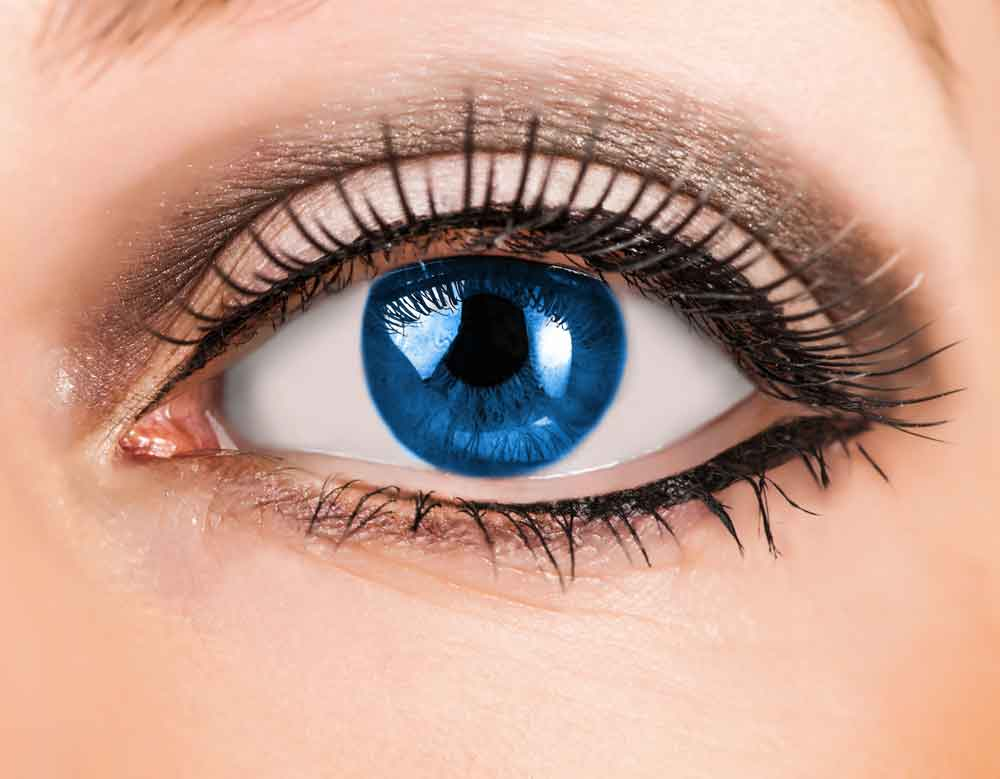
#> input picture Data/Eye.jpg, 1000 x 779 px
$ python -i object_measurement.py   (imports and definitions only)
#> lines starting #> are read from the running program, lines starting #| are printed output that depends on the picture; after the words box and inside, x2 and y2 are one past the last pixel; in counts of white or black regions, pixels touching at a corner belong together
import numpy as np
import pandas as pd
import cv2 as cv
import matplotlib.pyplot as plt

from Plot import plot_cv, plot_img

class ObjectMeasurement():
    def __init__(self, image, method = "min_area_rect"):
#> called with method = 'min_area_rect'
        self.img = image
        self.img_gray = cv.cvtColor(self.img, cv.COLOR_RGB2GRAY)
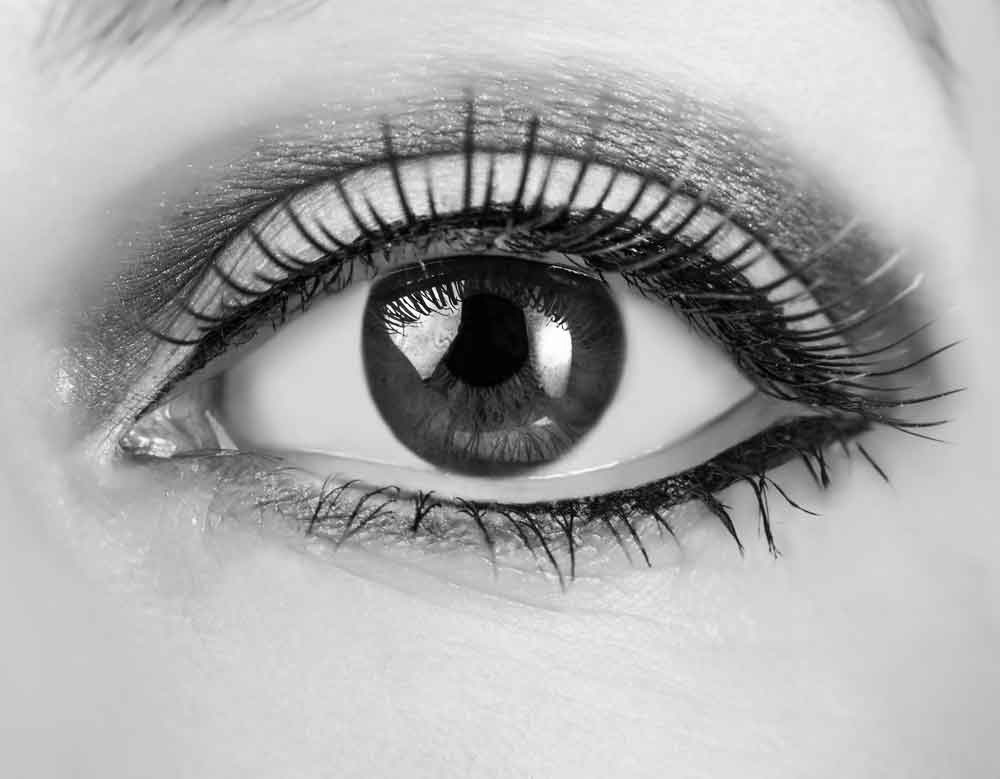
#> self.img_gray: shape (779, 1000); min 0, max 255, mean 169
        self.contours = None
        self.objects_info = []
        self.reference_obj = None
        self.pixel_cm = 5.0
        self.method = method

    def preprocess_image(self, blur_kernel=(7,7), morph_kernel=(5,5)):
#> called with blur_kernel = (7, 7), morph_kernel = (5, 5)
        self.blur = cv.GaussianBlur(self.img_gray, blur_kernel, 0)

        _, self.thresh = cv.threshold(self.blur, 0, 255, cv.THRESH_BINARY_INV + cv.THRESH_OTSU)
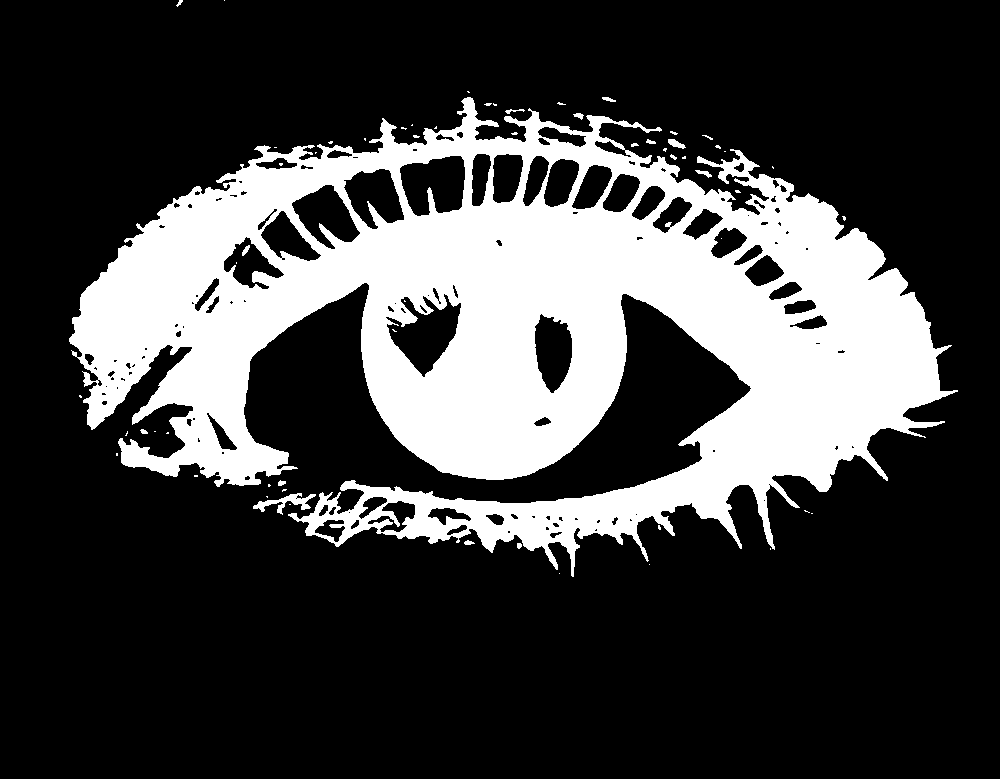
#> self.thresh: shape (779, 1000); 25.3% white; 60 white regions (43 under 20 px), largest, box (x1, y1, x2, y2) and area: (69, 97, 958, 577) 195905, (253, 493, 316, 515) 468, (668, 139, 686, 149) 97

        kernel = cv.getStructuringElement(cv.MORPH_RECT, morph_kernel)
        self.morph = cv.morphologyEx(self.thresh, cv.MORPH_CLOSE, kernel, iterations=2)
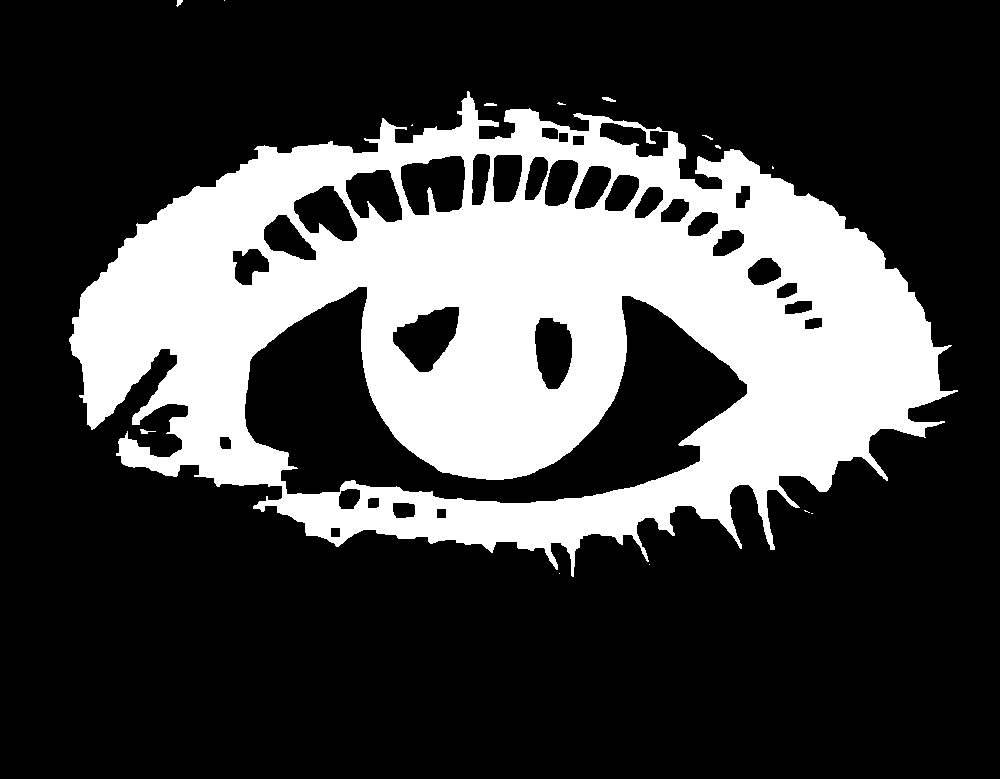
#> self.morph: shape (779, 1000); 27% white; 15 white regions (9 under 20 px), largest, box (x1, y1, x2, y2) and area: (69, 91, 958, 577) 209864, (602, 97, 616, 102) 42, (140, 429, 156, 434) 39, (484, 103, 497, 106) 34, (176, 0, 183, 7) 29, (702, 135, 713, 140) 20
        self.morph = cv.morphologyEx(self.morph, cv.MORPH_OPEN, kernel, iterations=1)
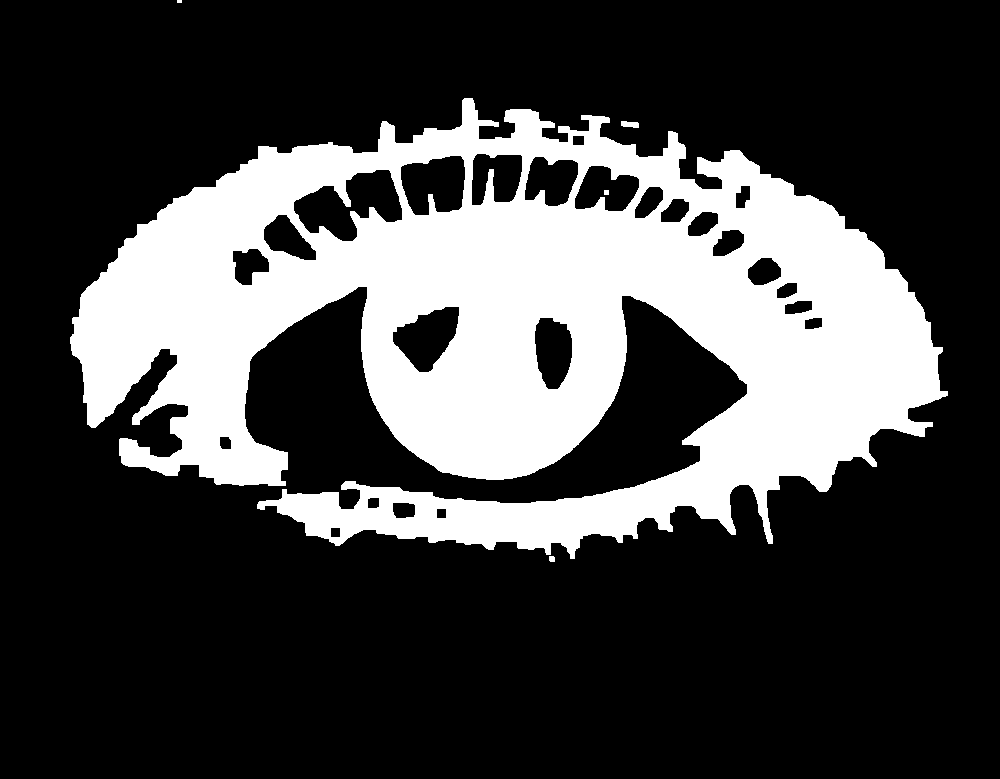
#> self.morph: shape (779, 1000); 26.7% white; 5 white regions (1 under 20 px)

        return self.morph

    def find_contours(self, min_area=5000):
#> called with min_area = 5000
        self.contours, _ = cv.findContours(self.morph, cv.RETR_EXTERNAL,  cv.CHAIN_APPROX_SIMPLE)
#> self.contours = 4 contours, 1 with area under 20; largest, box (x1, y1, x2, y2) and area: (70, 98, 948, 559) 230064, (621, 121, 639, 128) 77, (549, 556, 555, 562) 24
        self.contours = [c for c in self.contours if cv.contourArea(c) > min_area]
#> self.contours = 1 contour; box (x1, y1, x2, y2) and area: (70, 98, 948, 559) 230064
        return self.contours

    # [10 lines left out: function _pca_analysis, not called in this run]

    def _min_area_rect_analysis(self, contour):
        rect = cv.minAreaRect(contour)
        (cx, cy), (bw, bh), angle = rect
        length = max(bw, bh)
        width = min(bw, bh)
        return length, width, (cx, cy), rect

    def analyze_objects(self):
        if self.contours is None:
            raise ValueError("You need to find the contours first.")

        self.objects_info = []

        for contour in self.contours:
            if self.method == "min_area_rect":
                length, width, center, rect = self._min_area_rect_analysis(contour)
                box = cv.boxPoints(rect)
                box = np.intp(box)

                info = {
                    'method': 'min_area_rect',
                    'Lpx': length,
                    'Wpx': width,
                    'area': cv.contourArea(contour),
                    'center': center,
                    'box': box,
                    'rect': rect
                }
            else:
                major, minor, mean, eigenvectors = self._pca_analysis(contour)
                length = major
                width = minor

                rect = cv.minAreaRect(contour)
                box = cv.boxPoints(rect)
                box = np.intp(box)

                info = {
                    'method': 'pca',
                    'Lpx': length,
                    'Wpx': width,
                    'area': cv.contourArea(contour),
                    'center': rect[0],
                    'box': box,
                    'rect': rect,
                    'pca_mean': mean,
                    'pca_eigenvectors': eigenvectors
                }

            self.objects_info.append(info)
#> this loop made 1 pass
#> (cx in _min_area_rect_analysis, cy in _min_area_rect_analysis, bw in _min_area_rect_analysis, bh in _min_area_rect_analysis, angle in _min_area_rect_analysis, length, width, box) on pass 1: (510.6, 327.4, 453.9, 878.9, -86.83, 878.9, 453.9, [[936, 578], [59, 529], [84, 76], [961, 125]])
#> after the loop, self.objects_info = 1 item

        return self.objects_info

    def find_reference_object(self, reference_size_cm=5.0):
#> called with reference_size_cm = 5
        if not self.objects_info:
            raise ValueError("Analyze the results first")

        candidates = []
        h, w = self.img_gray.shape
#> h = 779; w = 1000

        for info in self.objects_info:
            length = info['Lpx']
            width = info['Wpx']
            ar = length / width if width > 0 else 999

            cx, cy = info['center']

            score = 0
            score += abs(ar - 1.0) * 2.0
            score += (cx / w) * 0.8 + (cy / h) * 0.8
            score += (info['area'] / (w * h)) * 5.0

            candidates.append((score, info))
#> this loop made 1 pass
#> (length, width, ar, cx, cy, score) on pass 1: (878.9, 453.9, 1.94, 510.6, 327.4, 4.09)
#> after the loop, candidates = 1 item

        if candidates:
            self.reference_obj = sorted(candidates, key=lambda x: x[0])[0][1]
#> self.reference_obj = {'method': 'min_area_rect', 'Lpx': 878.9, 'Wpx': 453.9, 'area': 230063.5, 'center': (510.6, 327.4), 'box': [[936, 578], [59, 529], [84, 76], [961, 125]], 'rect': ((510.6, 327.4), (453.9, 878.9), -86.83)}
            px = (self.reference_obj['Lpx'] + self.reference_obj['Wpx']) / 2.0
#> px = 666.4
            self.pixel_cm = px / reference_size_cm ##OBJ OF REFERENCE
#> self.pixel_cm = 133.3
        else:
            self.reference_obj = None
            self.pixel_cm = None

        return self.reference_obj

    def measure_objects(self, reference_size_cm=5.0):
#> called with reference_size_cm = 5
        if not self.objects_info:
            self.analyze_objects()

        if self.reference_obj is None:
            self.find_reference_object(reference_size_cm)

        results = []

        for info in self.objects_info:
            if info is self.reference_obj:
                continue

            Lcm = info['Lpx'] / self.pixel_cm
            Wcm = info['Wpx'] / self.pixel_cm

            if Wcm > Lcm:
                Lcm, Wcm = Wcm, Lcm

            result = info.copy()
            result.update({
                'Lcm': Lcm,
                'Wcm': Wcm
            })
            results.append(result)
#> this loop made 1 pass
#> after the loop, results = []

        df = pd.DataFrame(results)
#> df = table of 0 rows and 0 columns

        if not df.empty:
            display_df = df[['Lcm', 'Wcm', 'Lpx', 'Wpx', 'area']].copy()
            display_df = display_df.rename(columns={
                'Lcm': 'Length_cm',
                'Wcm': 'Width_cm',
                'Lpx': 'Length_px',
                'Wpx': 'Width_px',
                'area': 'Area_px'
            })

            display_df['Length_cm'] = display_df['Length_cm'].round(2)
            display_df['Width_cm'] = display_df['Width_cm'].round(2)
            display_df['Length_px'] = display_df['Length_px'].round(1)
            display_df['Width_px'] = display_df['Width_px'].round(1)
            display_df['Area_px'] = display_df['Area_px'].round(1)

            display_df.index = range(1, len(display_df) + 1)
            display_df.index.name = 'Object'

            return results, display_df

    # [60 lines left out: functions draw_pca_axes, draw_image, not called in this run]

    def run_measurement(self, min_area = 5000, draw_id = True):
        self.preprocess_image()
        self.find_contours(min_area = min_area)
        self.analyze_objects()
        self.find_reference_object()

#> (the run stopped early here; a loop or call above may not have finished)
